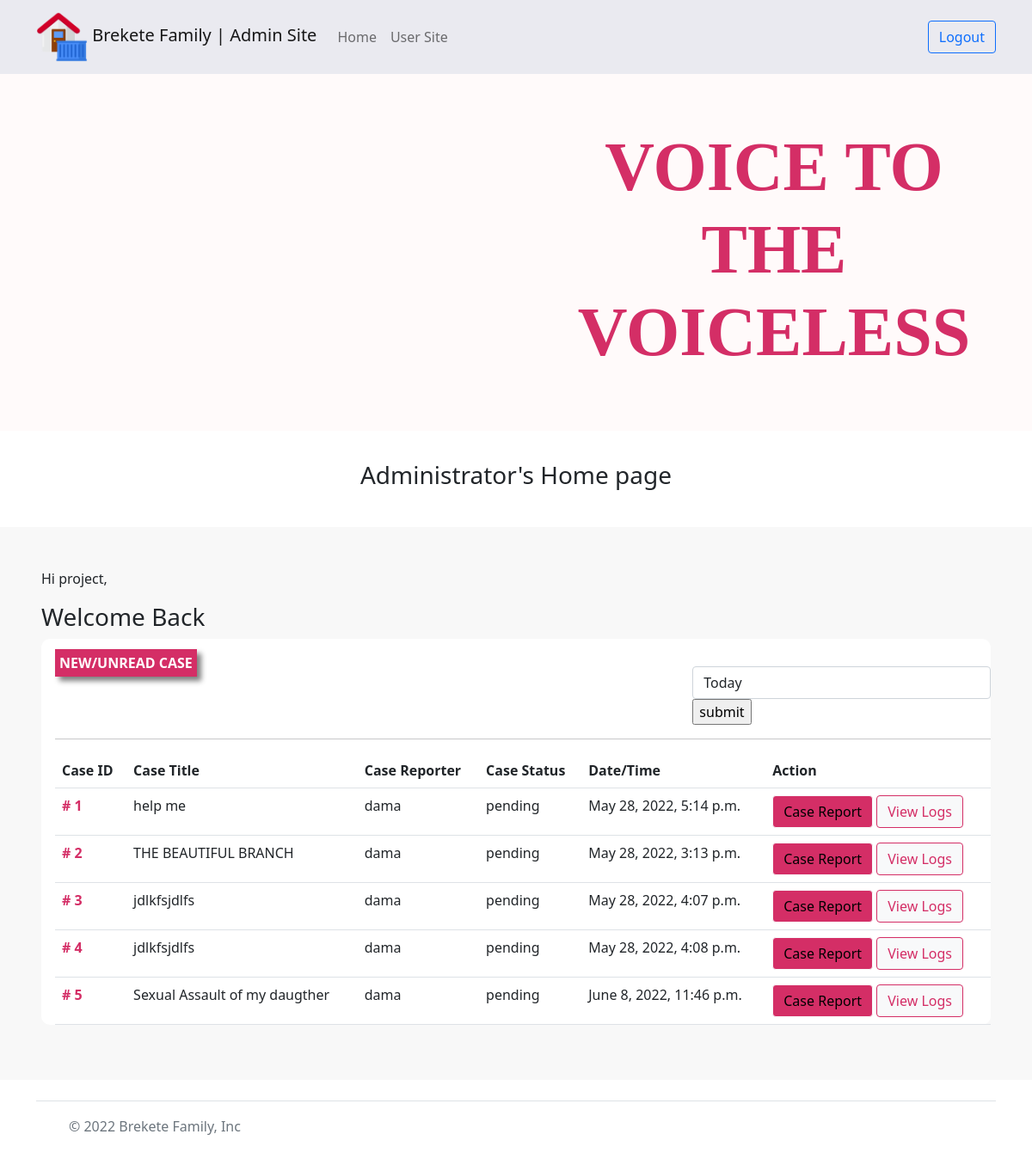
/administrator/ (signed in), run on the app's committed database.
### main/models.py (models this page shows)
class Complain(models.Model):
    owner = models.ForeignKey(user, on_delete=models.CASCADE, null=True)
    title = models.CharField(max_length=300, )
    body = models.TextField()
    status = models.CharField(max_length=30,
                              default="pending",
                              choices=(
                                  ("pending", 'pending'),
                                  ("open", 'open'),
                                  ("viewed", "viewed"),
                                  ("Resolved", "Resolved")
                              )
                              )
    attachment = models.FileField()
    date = models.DateTimeField(auto_now_add=True)
    def __str__(self):
        return f"{self.title}"

### administrator/views.py (the view)
# urls.py: path("", views.all_complains, name="complains"),
@login_required
def all_complains(request):
    complain = Complain.objects.all()
    context = {"complain": complain,}
    return render(request, "administrator/all_complains.html", context)

### administrator/templates/administrator/all_complains.html (shortened to what this page needs)
{% extends 'administrator/admin-base.html' %}  {% block content %}
<div class="container-fluid">
  <div class="admin-header"><h3>Administrator's Home page</h3></div>
</div>
<div class="ps-5 pe-5 pt-5 pb-5" style="background: #f8f8f8">
  <div>
    <div class="row">
      <div class="col-4">
        <p>Hi {{user}},</p>
        <h3>Welcome Back</h3>
      </div>
      <div class="col-4"></div>
      <div class="col-4"></div>
    </div>
  </div>
  <div style="background-color: white; border-radius: 10px" class="ps-3 pt-3">
    <div class="row">
      <div class="col-md-8">
        <span
          style="
            font-weight: bold;
            box-shadow: 5px 5px 6px grey;
            background-color: rgb(212, 46, 102);
            color: white;
            padding: 5px;
          "
        >
          NEW/UNREAD CASE
        </span>
      </div>
      <div class="col-md-4 pt-3">
        <form action="" class="form">
          <select name="filter" id="filter" class="form-control">
            <option value="Today">Today</option>
          </select>
          <input type="submit" value="submit" />
        </form>
      </div>
    </div>
    <hr />
    <table class="table">
      <tr>
        <th>Case ID</th>
        <th>Case Title</th>
        <th>Case Reporter</th>
        <th>Case Status</th>
        <th>Date/Time</th>
        <th>Action</th>
      </tr>
      {% for complain in complain %}
      <tr>
        <td style="font-weight: bold; color: rgb(212, 46, 102)">
          # {{complain.id}}
        </td>
        <td>{{complain}}</td>
        <td>{{complain.owner}}</td>
        <td>{{complain.status}}</td>
        <td>{{complain.date}}</td>
        <td>
          <a
            href=""
            class="btn btn-light"
            style="background-color: rgb(212, 46, 102)"
            >Case Report</a
          >
          <a
            href=""
            class="btn btn-light btn-outlined"
            style="border-color: rgb(212, 46, 102); color: rgb(212, 46, 102)"
            >View Logs</a
          >
        </td>
      </tr>
      {% endfor %}
    </table>
  </div>
</div>
{% endblock %}

### administrator/static/administrator/admin.css (style rules this page uses)
.admin-header { text-align: center; padding: 3%; }

### data on the page
Complain: id "1", title "help me", owner "dama", status "pending", date "May 28, 2022, 5:14 p.m."
Complain: id "2", title "THE BEAUTIFUL BRANCH", owner "dama", status "pending", date "May 28, 2022, 3:13 p.m."
Complain: id "3", title "jdlkfsjdlfs", owner "dama", status "pending", date "May 28, 2022, 4:07 p.m."
Complain: id "4", title "jdlkfsjdlfs", owner "dama", status "pending", date "May 28, 2022, 4:08 p.m."
Complain: id "5", title "Sexual Assault of my daugther", owner "dama", status "pending", date "June 8, 2022, 11:46 p.m."

### other printed values
{{ user }} "project"
